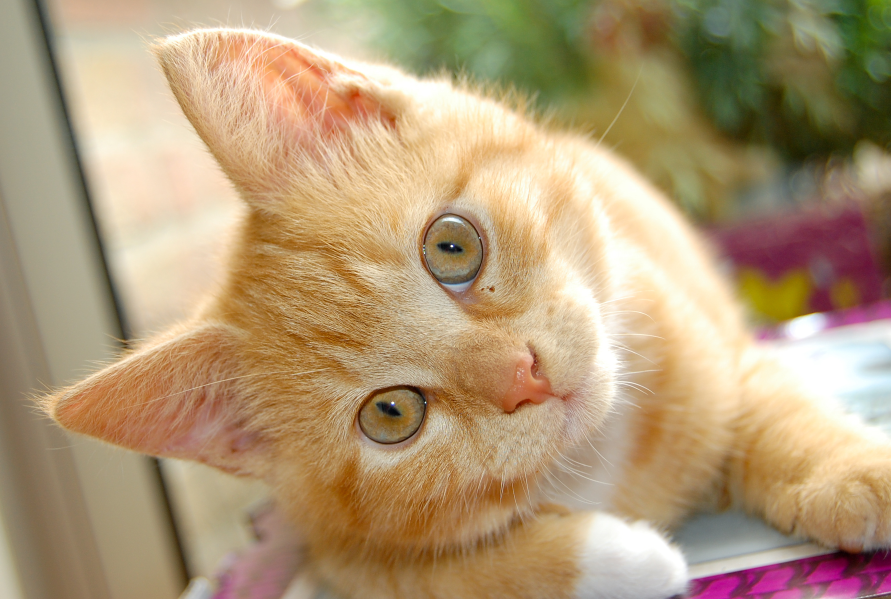
#> input picture cat.jpg, 2673 x 1797 px (shown at 1/3 size)
$ python crop.py --image cat.jpg
#> lines starting #> are read from the running program, lines starting #| are printed output that depends on the picture
# -*- coding: utf-8 -*-
# @Author:   MR_Radish
# @Date:     2018-07-24 20:12:18
# @E-mail:   ty_2016@foxmail.com
# @FileName: crop.py
# @TODO: 图像裁剪

import numpy as np
import argparse
import cv2

ap = argparse.ArgumentParser()
ap.add_argument("-i", "--image", required=True, help="Path to the image")
args = vars(ap.parse_args())

image = cv2.imread(args["image"])
#> image is the input picture: shape (1797, 2673, 3); mean B, G, R 119.3, 153.6, 177.2
cv2.imshow("Original", image)

# startY=500, endY:620
# startX=540, endY:735
cropped = image[500:620, 540:735]
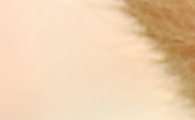
#> cropped: shape (120, 195, 3); mean B, G, R 174.4, 207.3, 236.6
cv2.imshow("Face", cropped)
cv2.waitKey(0)
